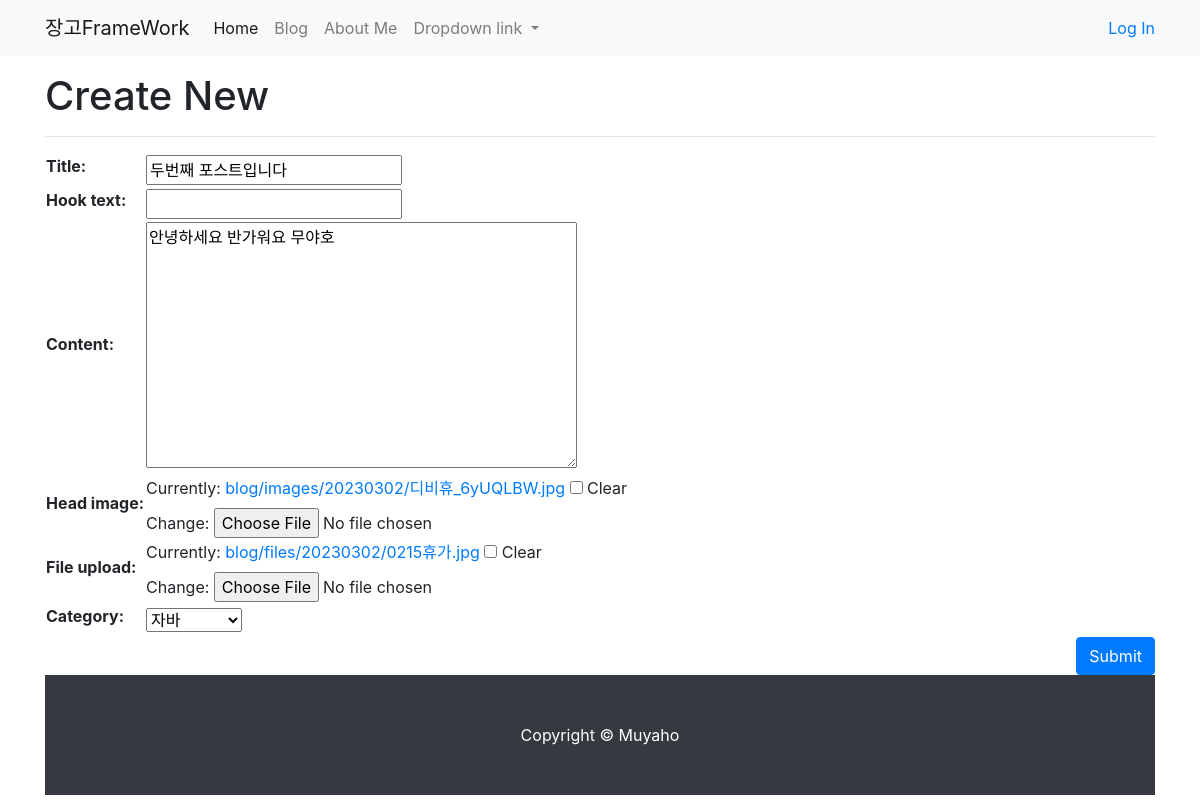
The app's page /blog/update_post/2/ (signed in) with its own data.
### blog/models.py (models this page shows, shortened)
class Post(models.Model):
    title= models.CharField(max_length=30)
    content= models.TextField()
    hook_text= models.CharField(max_length=100,blank=True)
    head_image=models.ImageField(upload_to='blog/images/%Y%m%d/',blank=True)
    file_upload=models.FileField(upload_to='blog/files/%Y%m%d/', blank=True)
    created_at= models.DateTimeField(auto_now_add=True)
    updated_at=models.DateTimeField(auto_now=True)
    author=models.ForeignKey(User,on_delete=models.SET_NULL,null=True)
    category=models.ForeignKey(Category,null=True,blank=True,on_delete=models.SET_NULL)
    tags=models.ManyToManyField(Tag,blank=True)

### blog/views.py (the view)
# urls.py: path('blog/update_post/<int:pk>/',views.PostUpdate.as_view()),
class PostUpdate(LoginRequiredMixin,UpdateView) :
    model = Post
    fields = ['title','hook_text','content','head_image','file_upload','category']

### blog/models.py (called while the page is built)
    def __str__(self):
        return self.name

### blog/templates/blog/post_form.html (shortened to what this page needs)
{% extends 'blog/base_full_width.html'%}
{% block main_area %}
<h1>Create New</h1>
<hr/>
<form method="post" enctype="multipart/form-data">
  <table>
    {{form}}
  </table>
  <button type="submit" class="btn btn-primary float-right">Submit</button>
</form>
{% endblock %}

### records on screen
Post: title "두번째 포스트입니다", content "안녕하세요 반가워요 무야호", category "자바"
